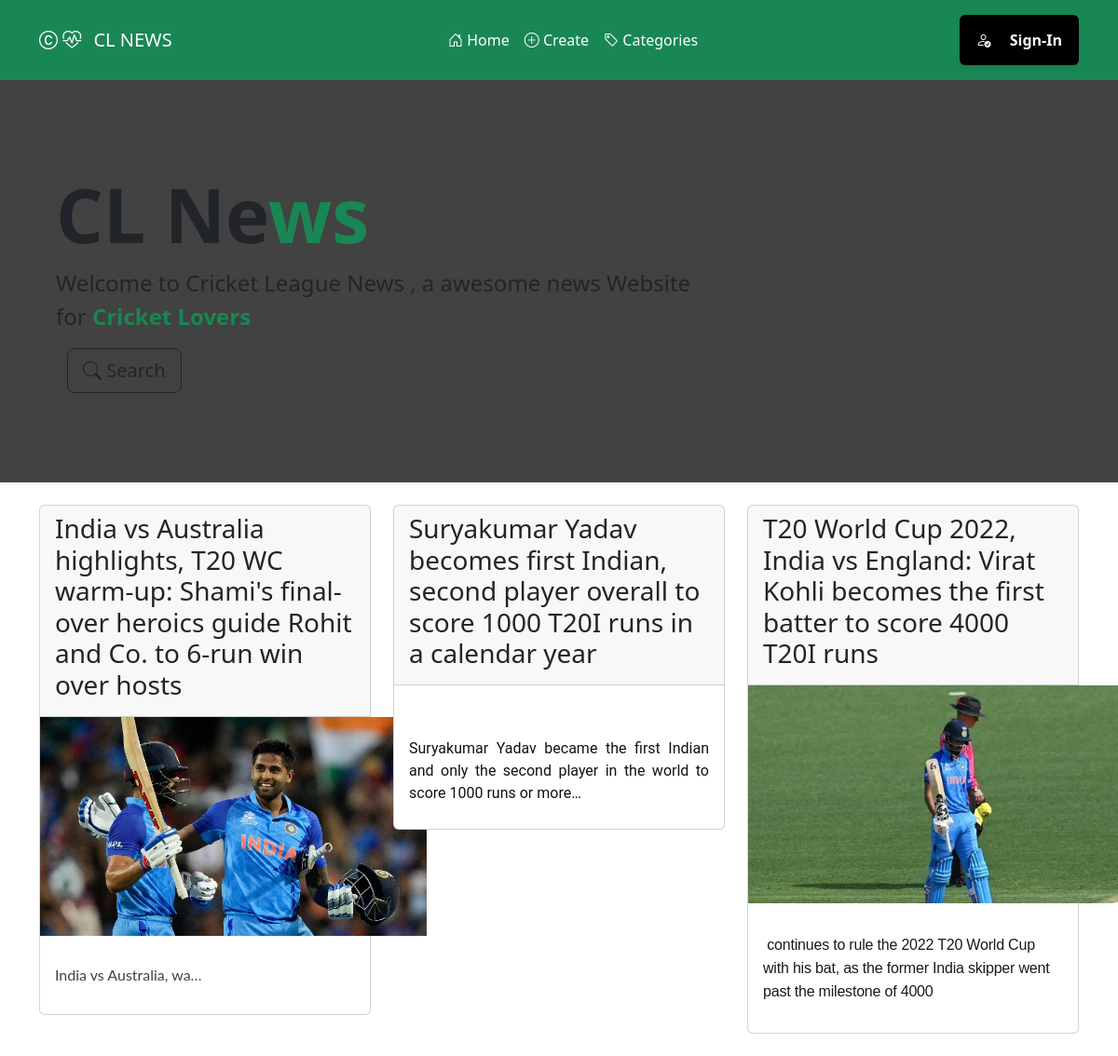
The page / on the database its author committed.
### blog/models.py (models this page shows, shortened)
class Article(models.Model):
    class StatusChoice(models.IntegerChoices):
        DRAFT = 0, 'Draft'
        PUBLISHED = 1, 'Published'
    title = models.CharField(max_length=200, unique=True)
    publish_date = models.DateTimeField(auto_now_add=True)
    category = models.ForeignKey(Category, on_delete=models.SET_NULL, null=True)
    thumbnail = models.ImageField(upload_to='images/', null=True)
    author = models.ForeignKey(settings.AUTH_USER_MODEL, on_delete=models.SET_NULL, null=True)
    status = models.IntegerField(choices=StatusChoice.choices, default=StatusChoice.DRAFT)
    tags = models.ManyToManyField(Tag)
    duration = models.DurationField()
    content = HTMLField()
    created_at = models.DateTimeField(auto_now_add=True)
    updated_at = models.DateTimeField(auto_now=True)

### blog/views.py (the view)
# urls.py: path('', index, name='home'),
def index(request):
    ctx = {}
    articles = Article.objects.filter(status=1)
    ctx['title'] = 'Home'
    ctx['articles'] = articles
    return render(request, 'blog/index.html', ctx)

### templates/blog/index.html (shortened to what this page needs)
{% extends 'layout/base.html' %}
{% load static %}
{% block content %}
<div class="p-5 mb-4 bg-light shadow-sm hero">
    <div class="container py-5">
        <h1 class="fw-bold display-1">
            CL Ne<span class="text-success">ws</span>
        </h1>
        <p class="col-md-8 fs-4">
            Welcome to Cricket League News , a awesome news Website for <b><span class="text-success">Cricket Lovers</span></b>
        </p>
        <div class="search-wrapper">
            <div class="container search-btn">
                <button class="btn btn-outline-dark btn-lg" type="button">
                    <i class="bi bi-search"></i> Search
                </button>
            </div>
        </div>
    </div>
</div>
<div class="container">
    <div class="row">
        {% for item in articles %}
        <div class="col-md-4 mb-4">
            <div class="card">
                <div class="card-header">
                    <h3 class="card-title">
                        <a href="{% url 'view' item.id %}" class="nav-link">
                            {{item.title}}
                        </a>
                    </h3>
                </div>
                <div class="card-image">
                 <img src="{{item.thumbnail.url}}" alt="" width="415px">
                </div>
                <div class="card-body">
                    <p>{{item.content|safe|truncatechars:300 }}</p>
                </div>
            </div>
        </div>
        {% empty %}
        <p>no articles published</p>
        {% endfor %}
    </div>
</div>
{% endblock %}

### templates/layout/base.html (shortened to what this page needs)
{% load django_bootstrap5 %}
<!DOCTYPE html>
<html lang="en">
<head>
    {% bootstrap_css %}
    <link rel="stylesheet"
        href="https://cdnjs.cloudflare.com/ajax/libs/bootstrap-icons/1.9.1/font/bootstrap-icons.min.css"
 />
</head>
<body>
    <nav class="navbar navbar-expand-lg navbar-dark bg-dark p-3">
        <div class="container">
            <a class="navbar-brand" href="/">
                <i class="bi bi-c-circle "></i>
                <i class="bi bi-heart-pulse me-2"></i>
                CL NEWS
            </a>
            <div class="collapse navbar-collapse" id="topbarId">
                <ul class="navbar-nav  ms-auto mt-2 mt-lg-0">
                    <li class="nav-item">
                        <a class="nav-link active" href="/" aria-current="page"><i class="bi bi-house-door"></i>
                            Home<span class="visually-hidden">(current)</span></a>
                    </li>
                    <li class="nav-item">
                        <a class="nav-link active" href="{% url 'create' %}" ><i class="bi bi-plus-circle"></i> Create</a>
                    </li>
                    <li class="nav-item">
                        <a class="nav-link active" href="#"><i class="bi bi-tag"></i> Categories</a>
                    </li>
                </ul>
                <ul class="navbar-nav ms-auto mt-2 mt-lg-0">
                    {% if user.is_authenticated %}
                    <div class="dropdown text-end ">
                        <a href="#" class="d-block link-light text-decoration-none dropdown-toggle"
                            data-bs-toggle="dropdown" aria-expanded="false">
                            <i class="bi bi-person-circle h4"></i>
                        </a>
                        <ul class="dropdown-menu text-small">
                            {% if user.is_superuser %}
                            <li>
                                <a class="dropdown-item" href="{% url 'admin:index' %}">
                                    <i class="bi bi-speedometer2"></i> Dashboard
                                </a>
                            </li>
                            {% else %}
                            <li>
                                <a class="dropdown-item" href="#">
                                    <i class="bi bi-person"></i> Profile
                                </a>
                            </li>
                            {% endif %}
                            <li>
                                <hr class="dropdown-divider">
                            </li>
                            <li>
                                <a class="dropdown-item" href="#">
                                    <i class="bi bi-box-arrow-right"></i> Sign out
                                </a>
                            </li>
                        </ul>
                    </div>
                    {% else %}
                    <li class="nav-item shadow-sm rounded-2 bg-red px-2">
                        <a class="nav-link text-white" href="{% url 'login' %}" title="Sign-In">
                            <i class="bi bi-person-check me-3"></i> Sign-In
                        </a>
                    </li>
                    {% endif %}
                </ul>
            </div>
        </div>
    </nav>
    <main>
        {% block content %}{% endblock %}
    </main>
</body>
</html>

### templates/blog/index.html (style rules this page uses)
.hero { background-color: #424242 !important; }

### templates/layout/base.html (style rules this page uses)
.navbar { background-color: #198754 !important; }
.bg-red { background-color: black; color: white; text-decoration: none; border: 2px solid transparent; font-weight: bold; padding: 5px 15px; border-radius: 25px; transition: transform .4s; }

### rows shown on the page
Article: title "India vs Australia highlights, T20 WC warm-up: Shami's final-over heroics guide Rohit and Co. to 6-run win over hosts", thumbnail (picture), content "India vs Australia, wa…"
Article: title "Suryakumar Yadav becomes first Indian, second player overall to score 1000 T20I runs in a calendar year", content "Suryakumar Yadav became the first Indian and only the second player in the world to score 1000 runs or more…"
Article: title "T20 World Cup 2022, India vs England: Virat Kohli becomes the first batter to score 4000 T20I runs", thumbnail (picture), content "continues to rule the 2022 T20 World Cup with his bat, as the former India skipper went past the milestone of 4000"
